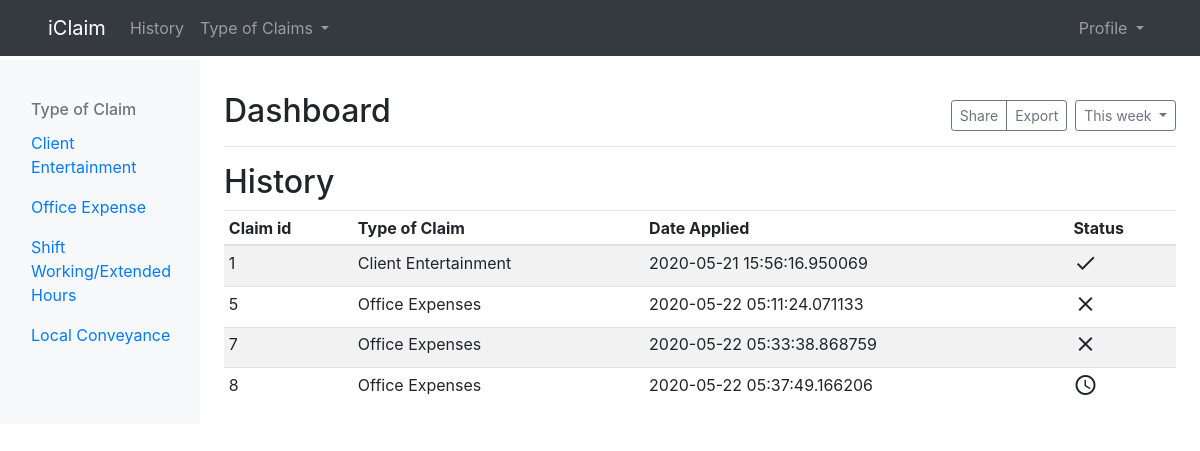
The app's page /claims/history (signed in) with its own data.
### ClaimSettlementApp/models.py (models this page shows, shortened)
class Claims(db.Model):
    id = db.Column(db.Integer, primary_key = True)
    claim_type = db.Column(db.String)
    claim_id = db.Column(db.Integer)
    user_id = db.Column(db.Integer, db.ForeignKey('user.id'), nullable = False)
    approved = db.Column(db.Integer, default = 0)
    date_applied = db.Column(db.DateTime, nullable = False, default = datetime.utcnow)

### ClaimSettlementApp/routes.py (the view)
@app.route("/claims/history")
@login_required
def client_history():
    history = Claims.query.filter_by(user_id = current_user.id)
    return render_template('history.html', history = history)

### ClaimSettlementApp/models.py (called while the page is built)
@login_manager.user_loader
def load_user(user_id):
    return User.query.get(int(user_id))

### ClaimSettlementApp/templates/history.html
{% extends "layout.html" %}
{% block content %}
      <h2>History</h2>
      <div class="table-responsive">
        <table class="table table-striped table-sm">
          <thead>
            <tr>
              <th>Claim id</th>
              <th>Type of Claim</th>
              <th>Date Applied</th>
              <th>Status</th>
            </tr>
          </thead>
          <tbody>
          {% for application in history %}
            <tr>
              <td>{{ application.id }}</td>
              <td>{{ application.claim_type }}</td>
              <td>{{ application.date_applied}}</td>
              {% if application.approved  == 1%}
                <td><i class="large material-icons">check</i></td>
              {% elif application.approved == 0 %}
                <td><i class="large material-icons">access_time</i></td>
              {% else %}
              <td class="color:'red';"><i class="large material-icons">close</i></td>
              {% endif %}
            </tr>
          {% endfor %}
        </tbody>
        </table>
{% endblock content %}

### records on screen
Claims: id "1", claim_type "Client Entertainment", date_applied "2020-05-21 15:56:16.950069", approved 1 (drawn)
Claims: id "5", claim_type "Office Expenses", date_applied "2020-05-22 05:11:24.071133"
Claims: id "7", claim_type "Office Expenses", date_applied "2020-05-22 05:33:38.868759"
Claims: id "8", claim_type "Office Expenses", date_applied "2020-05-22 05:37:49.166206", approved 0 (drawn)
